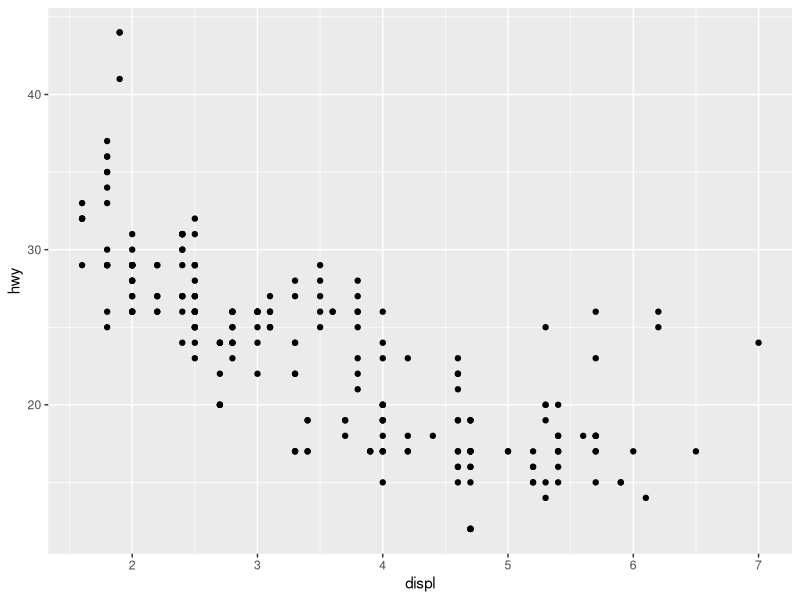
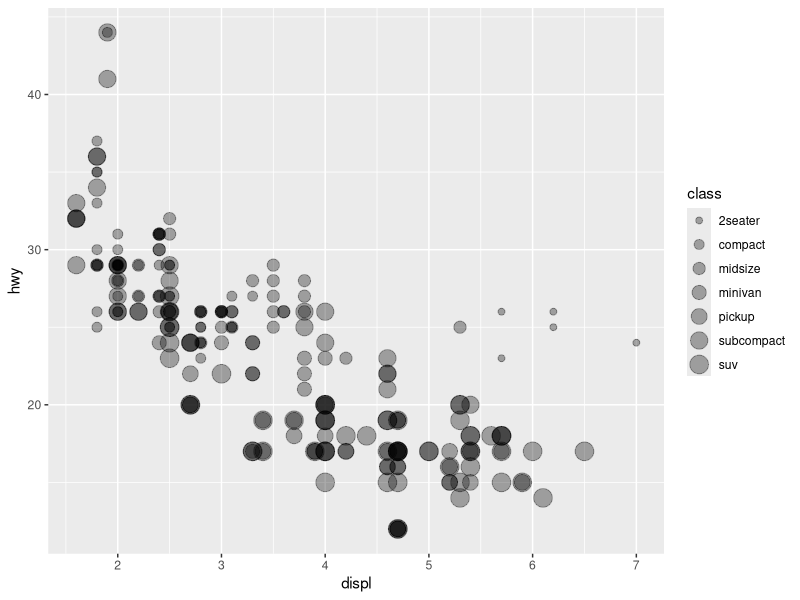
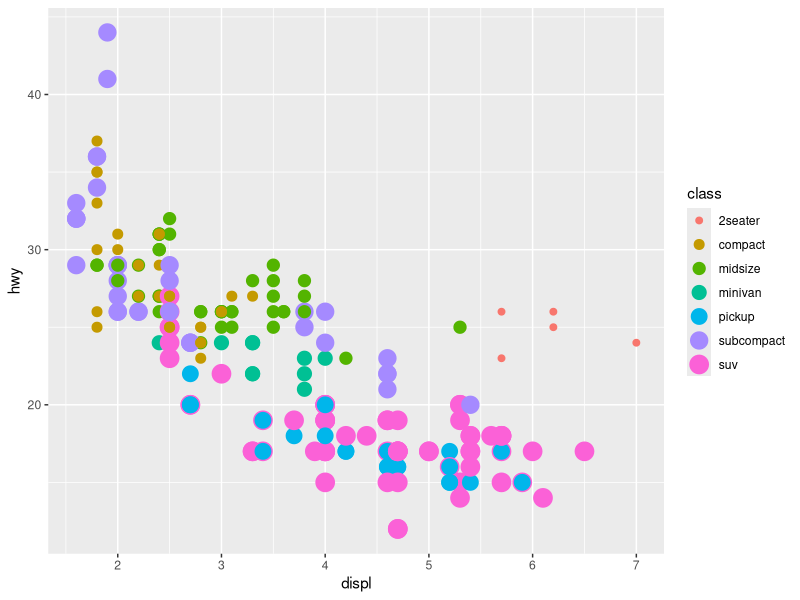
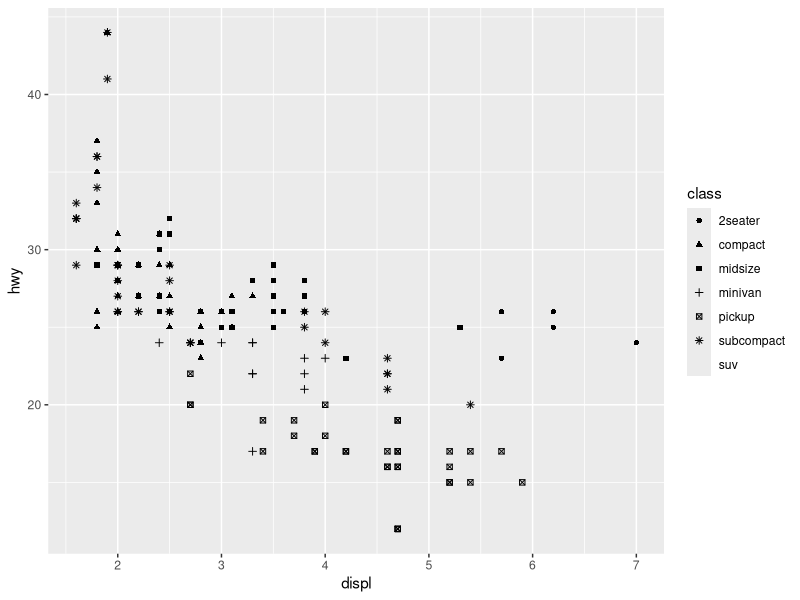

Write the R code that produced these figures, in order. (Note: this script raises an error after producing the figures.)
# exercises for the life coding session
library(tidyverse)


# Aesthetics --------------------------------------------------------------

# Does it matter if you call the data within the ggplot() argument or in the geom
# argument? Do you always need to type 'data = dat', 'mapping = aes()'?
###
ggplot(mpg) + 
  geom_point(aes(displ, hwy))
?geom_point
###


# In our first example, we mapped class to the colour aesthetic, 
# but we could have mapped class to the size aesthetic in the same way. 
# In this case, the exact size of each point would reveal its class affiliation. 
# Try to map class to the size aesthetic. Is it a good idea? 
# Can you improve it?
# Hint: Use alpha and/or stroke. Do we need to set it within the aes() argument?
###
ggplot(data = mpg) + 
  geom_point(mapping = aes(x = displ, y = hwy, size = class), alpha = 1/3)
###


# Can you set both size and colour to class? What happens to the legend?
###
ggplot(mpg) +
  geom_point(aes(x = displ, y = hwy, colour = class, size = class))
###


# Or you could have mapped class to the alpha aesthetic, 
# which controls the transparency of the points, 
# or to the shape aesthetic, which controls the shape of the points. Try both. What 
# happens to the symbol for SUVs? Look at the warnings. 
###
ggplot(data = mpg) + 
  geom_point(mapping = aes(x = displ, y = hwy, shape = class))
###

# What happens when you map a level to an aesthetic outside of aes()?
###
ggplot(data = mpg) + 
  geom_point(mapping = aes(x = displ, y = hwy),  colour = class)
###


# Use our first example and colour all points blue. 
# What happens when you set one colour within aes()?
###
ggplot(mpg) +
  geom_point(aes(x = displ, y = hwy), colour = "darkblue")
###


# Map a continuous variable to color, size, and shape. 
# How do these aesthetics behave differently for categorical vs. continuous variables?
###
ggplot(mpg) +
  geom_point(aes(x = displ, y = hwy, shape = cty))
###


# What happens if you map an aesthetic to something other than a variable name, 
# like aes(colour = displ < 5)? Note, you'll also need to specify x and y.
###
ggplot(mpg) +
  geom_point(aes(x = displ, y = hwy, colour = hwy < 30))
###


# Can you set the aesthetics to a variable not included in the plot?
###
ggplot(mpg) +
  geom_point(aes(x = displ, y = hwy, colour = cty))
###


# Facetting ---------------------------------------------------------------


# What happens if you try to facet by a continuous variable like hwy? 
###
ggplot(mpg, aes(displ, hwy)) +
  geom_point() +
  facet_wrap(~ hwy)
###


# Use facetting to explore the 3-way relationship between fuel economy, engine size, 
# and number of cylinders. Can you even visualise the class in your plot?
###
ggplot(mpg, aes(displ, hwy, colour = class)) +
  geom_point() +
  facet_wrap(~ cyl)
###



# Geometries --------------------------------------------------------------


# An important argument to geom_smooth() is the method, which allows you to choose 
# which type of model is used to fit the smooth curve.
# Look into the documentation and change the method in our plot to a linear model. 
###
ggplot(mpg, aes(displ, hwy)) +
  geom_point() +
  geom_smooth(method = "lm")

?geom_smooth

###


# I don't like the grey margin of error. Change it to coral. Change the line to red.
###
ggplot(mpg, aes(displ, hwy)) +
  geom_point() +
  geom_smooth(colour = "darkred", method = "lm", fill = "coral")
###


# What happens when you set aes(group = class) in geom_smooth in the prev. plot?
# Play around with the colour and fill argument. 
###
ggplot(mpg, aes(displ, hwy)) +
  geom_point() +
  geom_smooth(aes(colour = class), method = "lm")
###


# Can you overwrite the data argument in a subsequent geom? 
# Filter the mpg dataset for the subcompact cars within geom_smooth to display only a 
# subset of the data. 
###
ggplot(data = mpg, mapping = aes(x = displ, y = hwy)) + 
  geom_point(mapping = aes(color = class)) + 
  geom_smooth(data = filter(mpg, class == "subcompact"))
###


# In the previous plot, can you colour the points based on the y-axis, such as points
# above 30 get a different colour than points below.
# I don't like the legend, can you remove it?
###
ggplot(data = mpg, mapping = aes(x = displ, y = hwy)) + 
  geom_point(mapping = aes(color = hwy >= 30), show.legend = FALSE)
###


# What is the problem with the following plot. Use geom_bin2d to solve it.
###
ggplot(data = diamonds) +
  geom_hex(mapping = aes(x = carat, y = price))
###


# What is the problem with the following plot. Use geom_jitter to solve it.
# Can you improve the plot? 
# Hint: Use width
###
ggplot(mpg) +
  geom_jitter(aes(class, hwy), width = .2)
###

?geom_jitter
# Take the line plot and place thick wite line below the geom_line at uempmed = 10. 
# Hint: Look for a useful line_geom. 
# Can you add a red line at year 1990?
###
ggplot(economics, aes(date, uempmed)) +
  geom_hline(yintercept = 10, colour = "white", size = 3) +
  geom_line() +
  geom_vline(xintercept = 1990, colour = "red")

###


# One challenge with the following plot is that the ordering
# of class is alphabetical, which is not terribly useful. 
# How could you change the factor levels to be more informative?
# Hint: Use reorder()
# Can you sort it in a descending order?
###
ggplot(mpg, aes(reorder(class, desc(hwy)), hwy)) + geom_boxplot()
###


